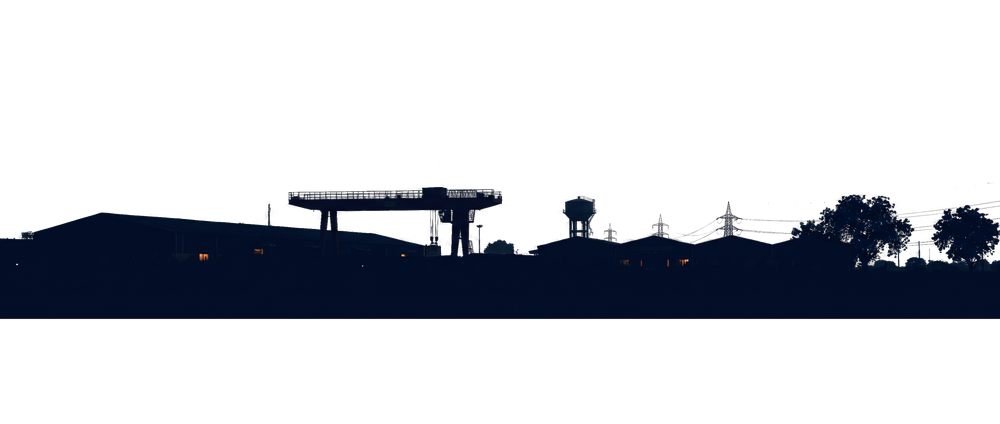
#> input picture skylark-express/media-src/cut/png/skyline.png, 1000 x 424 px, shrunk from 3168 x 1344 before the run; its folder holds only this picture in this run
$ python prep-cuts.py
#> lines starting #> are read from the running program, lines starting #| are printed output that depends on the picture; after the words box and inside, x2 and y2 are one past the last pixel; in counts of white or black regions, pixels touching at a corner belong together
#!/usr/bin/env python3
"""Trims transparent cut-out masters in media-src/cut/png and writes them to src/assets/cut.
Usage: python3 scripts/prep-cuts.py [name ...]"""
import sys, os, glob
from PIL import Image
import numpy as np
ROOT = os.path.dirname(os.path.dirname(os.path.abspath(__file__)))
names = sys.argv[1:] or [os.path.basename(f)[:-4] for f in glob.glob(f'{ROOT}/media-src/cut/png/*.png')]
for n in names:
    im = Image.open(f'{ROOT}/media-src/cut/png/{n}.png').convert('RGBA')
#> im is the input picture: PIL image 1000x424 RGBA; mean R, G, B, A 5, 7.4, 12.6, 56.9
    a = np.array(im); a[:, :, 3][a[:, :, 3] < 24] = 0; im = Image.fromarray(a)  # drop faint halo pixels
#> after `a[:, :, 3][a[:, :, 3] < 24] = 0`: a: shape (424, 1000, 4); 2.87% of pixels changed, all inside (x1, y1, x2, y2) = (0, 0, 1000, 420)
    im = im.crop(im.getbbox()); pad = int(max(im.size) * 0.02)
#> after `im = im.crop(im.getbbox())`:
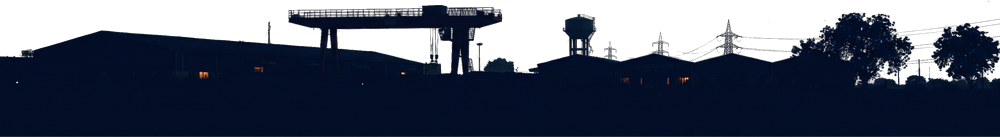
#> im: PIL image 1000x137 RGBA; mean R, G, B, A 11.2, 18.7, 35, 175.7; transparent parts drawn white
#> after `pad = int(max(im.size) * 0.02)`: pad = 20
    c = Image.new('RGBA', (im.width + 2 * pad, im.height + 2 * pad), (0, 0, 0, 0)); c.alpha_composite(im, (pad, pad))
#> after `c = Image.new('RGBA', (im.width + 2 * pad, im.height + 2 * pad), (0, 0`: c: PIL image 1040x177 RGBA; every value is 0
#> after `c.alpha_composite(im, (pad, pad))`:
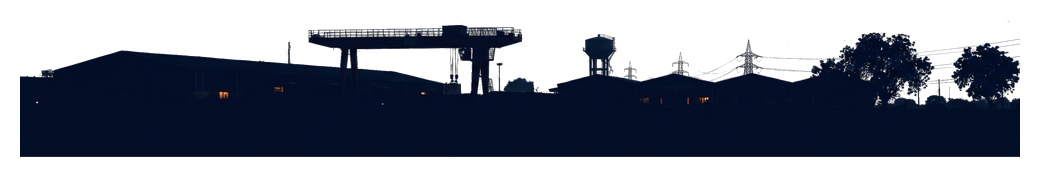
#> c: PIL image 1040x177 RGBA; mean R, G, B, A 5.2, 10.8, 22.8, 130.7; transparent parts drawn white
    c.save(f'{ROOT}/src/assets/cut/{n}.png', optimize=True); print(n, c.size)
#| skyline (1040, 177)
